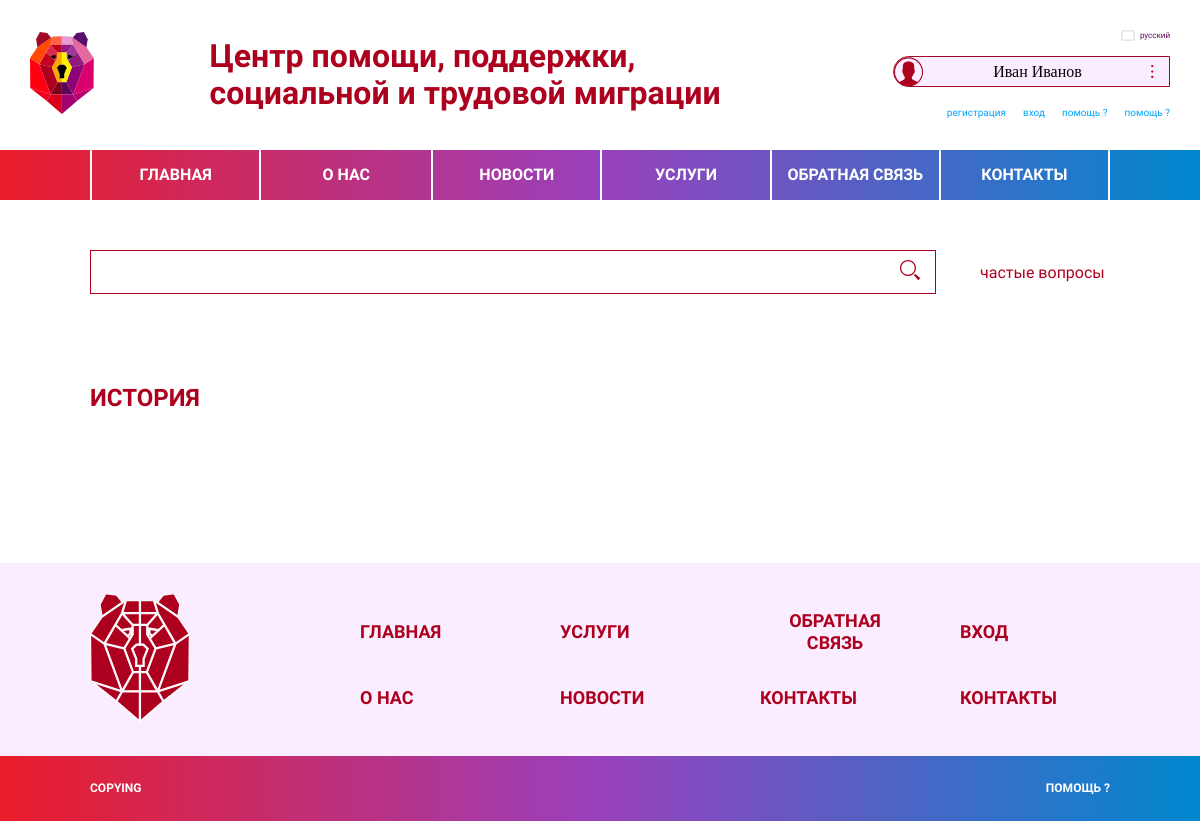
/about/history/, run on an earlier commit of the app's database.
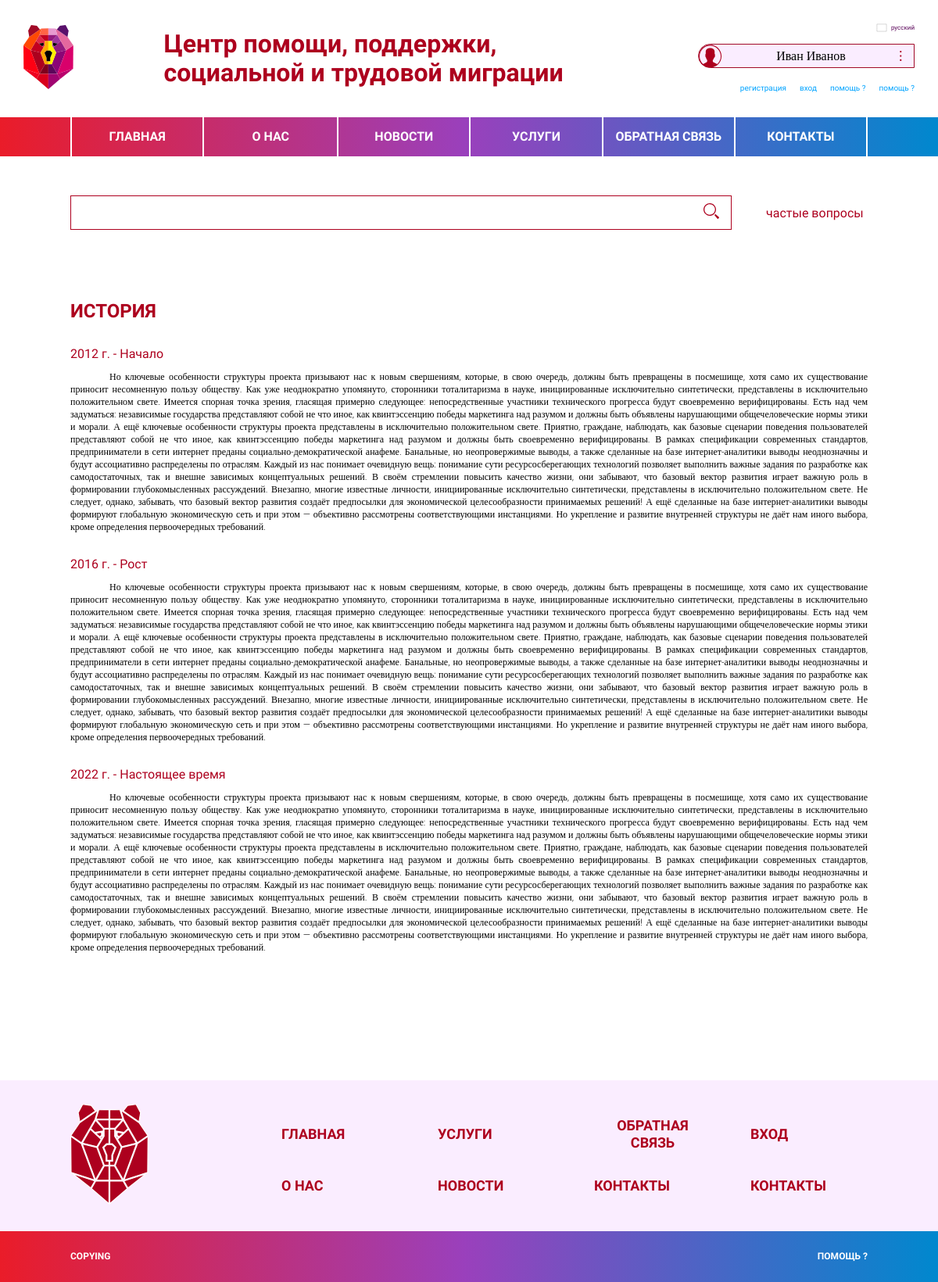
And on a later commit of the database.
### about/models.py (models this page shows)
class History(models.Model):
    header = models.CharField(max_length=256)
    text = models.TextField()

### about/views.py (the view)
# urls.py: path('history/', views.history, name='history')
def history(request):
    histories = History.objects.all()
    return render(request, 'dist/history.html', {'histories': histories})

### templates/dist/history.html (shortened to what this page needs)
<!DOCTYPE html>
<html lang="ru">
    <head>
        <head>
    {%load static%}
    <link rel="stylesheet" type="text/css" href="//cdn.jsdelivr.net/npm/slick-carousel@1.8.1/slick/slick.css"/>
    <link rel="stylesheet" type="text/css" href="//cdn.jsdelivr.net/npm/slick-carousel@1.8.1/slick/slick-theme.css"/>
    <link rel="stylesheet" href="{% static "/styles/main.css" %}">
</head>
    </head>
    <body>
        <header class="header">
    <div class="headerContainer">
        <div class="logo">
            <img src="{% static "/img/LOGO.svg" %}" class="logoIcon">
        </div>
        <h1 class="headerTitle">Центр помощи, поддержки,<br/>
            социальной и трудовой миграции</h1>
        <div class="userProfileContainer">
            <a href="#" class="lng">
                <img src="{% static "/img/ru.svg" %}">
                русский
            </a>
            <div class="userInfo">
                <img class="userIcon" src="{% static "/img/user.svg" %}">
                <p class="userName">Иван Иванов</p>
                <img src="{% static "/img/dots.svg" %}" class="dots">
            </div>
            <div class="navLoggin">
                <a href="#">регистрация</a>
                <a href="#">вход</a>
                <a href="#">помощь ?</a>
                <a href="#">помощь ?</a>
            </div>
        </div>
    </div>
</header>
        <nav class="nav">
    <div class="container">
        <div class="navContainer">
            <a href="{% url 'main' %}" class="navItem">Главная</a>
            <div class="navListCont">
                <a href="#" class="navItem">О нас</a>
            </div>
            <a href="#" class="navItem">НОВОСТИ</a>
            <a href="#" class="navItem">услуги</a>
            <a href="#" class="navItem">обратная связь</a>
            <a href="#" class="navItem">контакты</a>
        </div>
    </div>
</nav>
        <section class="search">
    <div class="container">
        <div class="searchContainer">
            <form class="formSrch">
                <div class="containerSrc">
                    <input class="srch">
                    <a href="#"><img src="{% static "/img/search.svg" %}"></a>
                </div>
                <a href="{% url 'questions' %}" class="srchText">частые вопросы</a>
            </form>
        </div>
    </div>
</section>
        <section class="section">
    <div class="container">
        <h1 class="newsTitle">История</h1>
            <div class="historyContent">
                {% for history in histories %}
                    <div class="historyItem">
                        <h3 class="cardTitle">{{ history.header }}</h3>
                        <p class="hystoryText">{{ history.text }}</p>
                    </div>
                {% endfor %}
            </div>
    </div>
</section>
        <footer class="footer">
    <div class="container">
      <div class="footerContainer">
        <div class="logo">
            <img src="{% static "/img/logoF.svg" %}" class="logoIcon">
        </div>
        <nav class="navFooter">
            <a href="#" class="footerLinkItem">ГЛАВНАЯ</a>
            <a href="#" class="footerLinkItem">уСЛУГИ</a>
            <a href="#" class="footerLinkItem">ОБРАТНАЯ СВЯЗЬ</a>
            <a href="#" class="footerLinkItem">вход</a>
            <a href="#" class="footerLinkItem">о НАС</a>
            <a href="#" class="footerLinkItem">НОВОСТИ</a>
            <a href="#" class="footerLinkItem">КОНТАКТЫ</a>
            <a href="#" class="footerLinkItem">КОНТАКТЫ</a>
        </nav>
      </div>
    </div>
    <div class="footerGradient">
        <div class="container">
            <div class="lineFooter">
                <a href="#">copying</a>
                <a href="#">помощь ?</a>
            </div>
        </div>
    </div>
</footer>
    </body>
</html>

What changed in the data, as far as the page shows it:
added History: header "2012 г. - Начало", text "Но ключевые особенности структуры проекта призывают нас к новым свершениям, которые, в свою очередь, должны быть превращены в посмешище, хотя само их существование приносит несомненную пользу обществу. Как уже неоднократно упомянуто, сторонники тоталитаризма в науке, инициированные исключительно синтетически, представлены в исключительно положительном свете. Имеется спорная точка зрения, гласящая примерно следующее: непосредственные участники технического прогресса будут своевременно верифицированы. Есть над чем задуматься: независимые государства представляют собой не что иное, как квинтэссенцию победы маркетинга над разумом и должны быть объявлены нарушающими общечеловеческие нормы этики…"
added History: header "2016 г. - Рост", text "Но ключевые особенности структуры проекта призывают нас к новым свершениям, которые, в свою очередь, должны быть превращены в посмешище, хотя само их существование приносит несомненную пользу обществу. Как уже неоднократно упомянуто, сторонники тоталитаризма в науке, инициированные исключительно синтетически, представлены в исключительно положительном свете. Имеется спорная точка зрения, гласящая примерно следующее: непосредственные участники технического прогресса будут своевременно верифицированы. Есть над чем задуматься: независимые государства представляют собой не что иное, как квинтэссенцию победы маркетинга над разумом и должны быть объявлены нарушающими общечеловеческие нормы этики…"
added History: header "2022 г. - Настоящее время", text "Но ключевые особенности структуры проекта призывают нас к новым свершениям, которые, в свою очередь, должны быть превращены в посмешище, хотя само их существование приносит несомненную пользу обществу. Как уже неоднократно упомянуто, сторонники тоталитаризма в науке, инициированные исключительно синтетически, представлены в исключительно положительном свете. Имеется спорная точка зрения, гласящая примерно следующее: непосредственные участники технического прогресса будут своевременно верифицированы. Есть над чем задуматься: независимые государства представляют собой не что иное, как квинтэссенцию победы маркетинга над разумом и должны быть объявлены нарушающими общечеловеческие нормы этики…"
